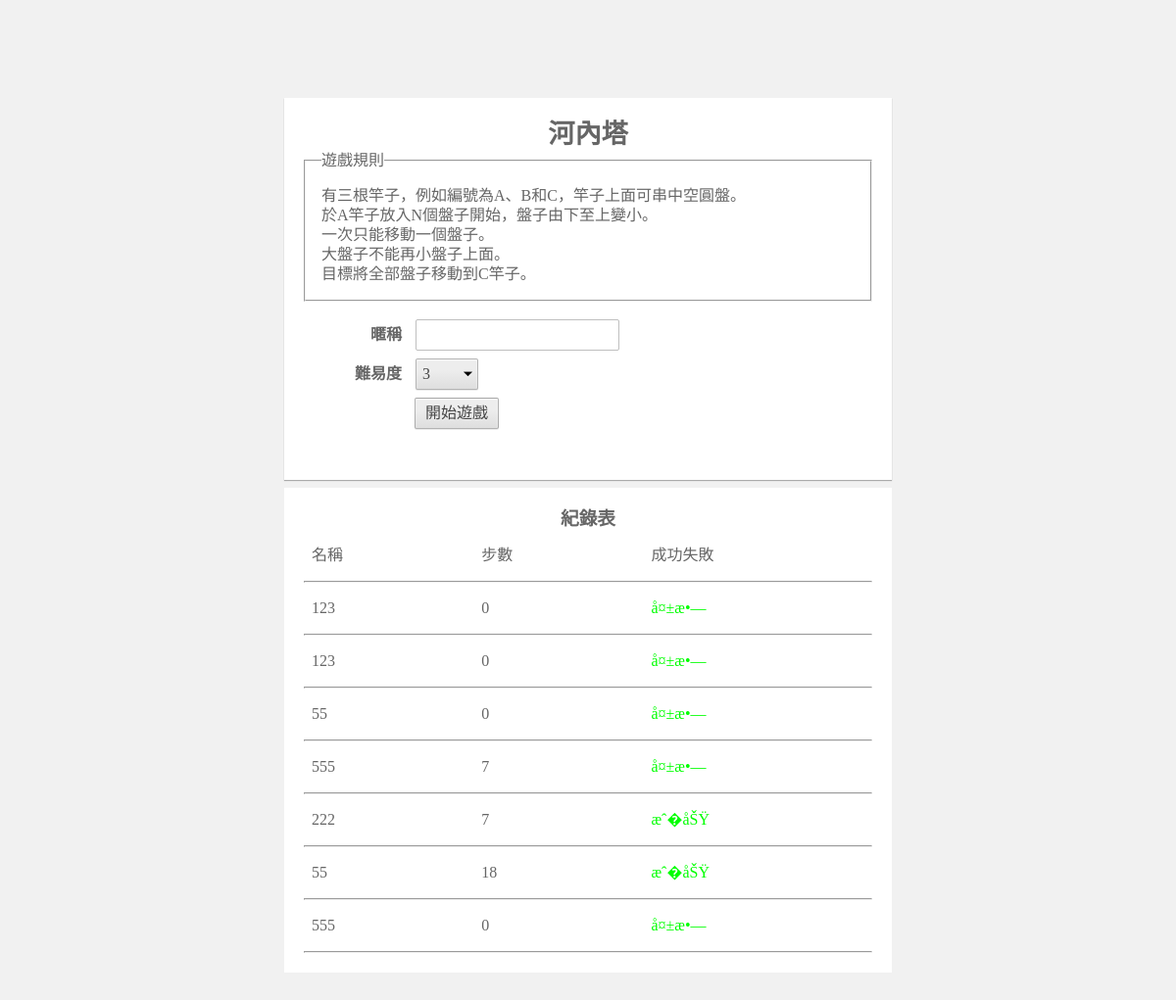
The page /web05_C/index.php on the database its author committed.
### tables this page shows
CREATE TABLE IF NOT EXISTS `data` (
  `id` int(255) NOT NULL,
  `name` text NOT NULL,
  `num` text NOT NULL,
  `LL` text NOT NULL,
  `mini` text NOT NULL
);

### web05_C/index.php (the view, shortened to what this page needs)
<!DOCTYPE html>
<html>
<head>
	<link href="assets/css/style.css" rel="stylesheet"/>
	<link href="assets/css/widgets.css" rel="stylesheet"/>
</head>
<?
$mq=mysql_query;
$mfa=mysql_fetch_array;
?>
<body>
<div id="container-game" style="width:620px !important">
	<div class="row">
		<div class="layout">
			<h2>河內塔</h2>
			<fieldset id="rule">
				<legend>遊戲規則</legend>
				<div>有三根竿子，例如編號為A、B和C，竿子上面可串中空圓盤。
於A竿子放入N個盤子開始，盤子由下至上變小。
一次只能移動一個盤子。
大盤子不能再小盤子上面。
目標將全部盤子移動到C竿子。
				</div>
			</fieldset>
			<div class="game" style="margin-top:10px">
				<form action="game.php?" method="GET">
					<div class="row">
						<label for="nickname">暱稱</label>
						<input type="text" id="nickname" name="nickname" required/>
					</div>
					<div class="row">
						<label for="difficulty">難易度</label>
						<select id="difficulty" name="difficulty">
							<option value="3">3</option>
						</select>
					</div>
					<button type="submit" style="margin-left:113px">開始遊戲</button>
				</form>
			</div>
		</div>
	</div>
    <div class="muki">
    	<h3>紀錄表</h3>
        <div class="LL">
            <span>名稱</span>
            <span>步數</span>
            <span>成功失敗</span>
        </div>
        <hr>
    	<?
			$sql=$mq("SELECT * FROM `data`");
			while($echo=$mfa($sql)){
				?>
                	<div class="LL">
                    	<span><?=$echo['name']?></span>
                        <span><?=$echo['num']?></span>
                        <span><?=$echo['LL']=='失敗'?str_replace($echo['LL'],'<em class="r">'.$echo['LL'].'</em>',$echo['LL']):str_replace($echo['LL'],'<em class="g">'.$echo['LL'].'</em>',$echo['LL'])?></span>
                    </div>
                    <hr>
                <?
			}
		?>
    </div>
</div>
</body>
</html>

### web05_C/assets/css/style.css (style rules this page uses)
html { font:16px/1.25 "Microsoft Yahei" }
* { padding:0;margin:0;outline:0 }
body { background:#f1f1f1;color:#666 }
#container,#container-game { height:auto;width:620px;margin:100px auto 0;box-shadow:0 1px 1px #aaa }
#container-game { width:800px!important }
#container:after,#container:before,.game:after,.game:before,.row:after,.row:before { display:table;content:'' }
#container:after,.game:after,.row:after { clear:both }
.layout { background:#fff;padding:20px;height:350px;width:580px;float:left }
.game { margin-top:60px }
h1,h2,h3,h4 { text-align:center }
h2 { font-size:1.7em }
.row { margin:.5em 0 }
#rule { padding:1em }
.row label { width:100px;font-weight:700;text-align:right;display:inline-block;margin-right:10px }
#rule>div { white-space: pre-line; }
.LL { margin-top:0.5rem; margin-bottom:0.5rem; padding:0.5rem; }
.LL span { display:inline-block; width:30%; }
.muki { background: #fff; padding: 20px; min-height: 350px; width: 580px; float: left; animation:linear 8s ani infinite; margin-bottom:3rem; animation-play-state:running; transition:1s; }
em { font-style:normal; }
.g { color:#0F0; }

### web05_C/assets/css/widgets.css (style rules this page uses)
:-webkit-any(button, input[type='button'], input[type='submit']):not(.custom-appearance), select, input[type='checkbox'], input[type='radio'] { -webkit-appearance: none; -webkit-user-select: none; background-image: -webkit-linear-gradient(#ededed, #ededed 38%, #dedede); border: 1px solid rgba(0, 0, 0, 0.25); border-radius: 2px; box-shadow: 0 1px 0 rgba(0, 0, 0, 0.08), inset 0 1px 2px rgba(255, 255, 255, 0.75); color: #444; font: inherit; margin: 0 1px 0 0; outline: none; text-shadow: 0 1px 0 rgb(240, 240, 240); }
:-webkit-any(button, input[type='button'], input[type='submit']):not(.custom-appearance), select { min-height: 2em; min-width: 4em; padding-bottom: 1px; }
:-webkit-any(button, input[type='button'], input[type='submit']):not(.custom-appearance) { -webkit-padding-end: 10px; -webkit-padding-start: 10px; }
select { -webkit-appearance: none; -webkit-padding-end: 20px; -webkit-padding-start: 6px; background-position: right center; background-repeat: no-repeat; }
input[type='number'], input[type='password'], input[type='search'], input[type='text'], input[type='url'], input:not([type]), textarea { border: 1px solid #bfbfbf; border-radius: 2px; box-sizing: border-box; color: #444; font: inherit; margin: 0; min-height: 2em; padding: 3px; outline: none; padding-bottom: 4px; }

### rows shown on the page
data: name "123", num "0", LL "å¤±æ•—"
data: name "123", num "0", LL "å¤±æ•—"
data: name "55", num "0", LL "å¤±æ•—"
data: name "555", num "7", LL "å¤±æ•—"
data: name "222", num "7", LL "æˆ�åŠŸ"
data: name "55", num "18", LL "æˆ�åŠŸ"
data: name "555", num "0", LL "å¤±æ•—"
